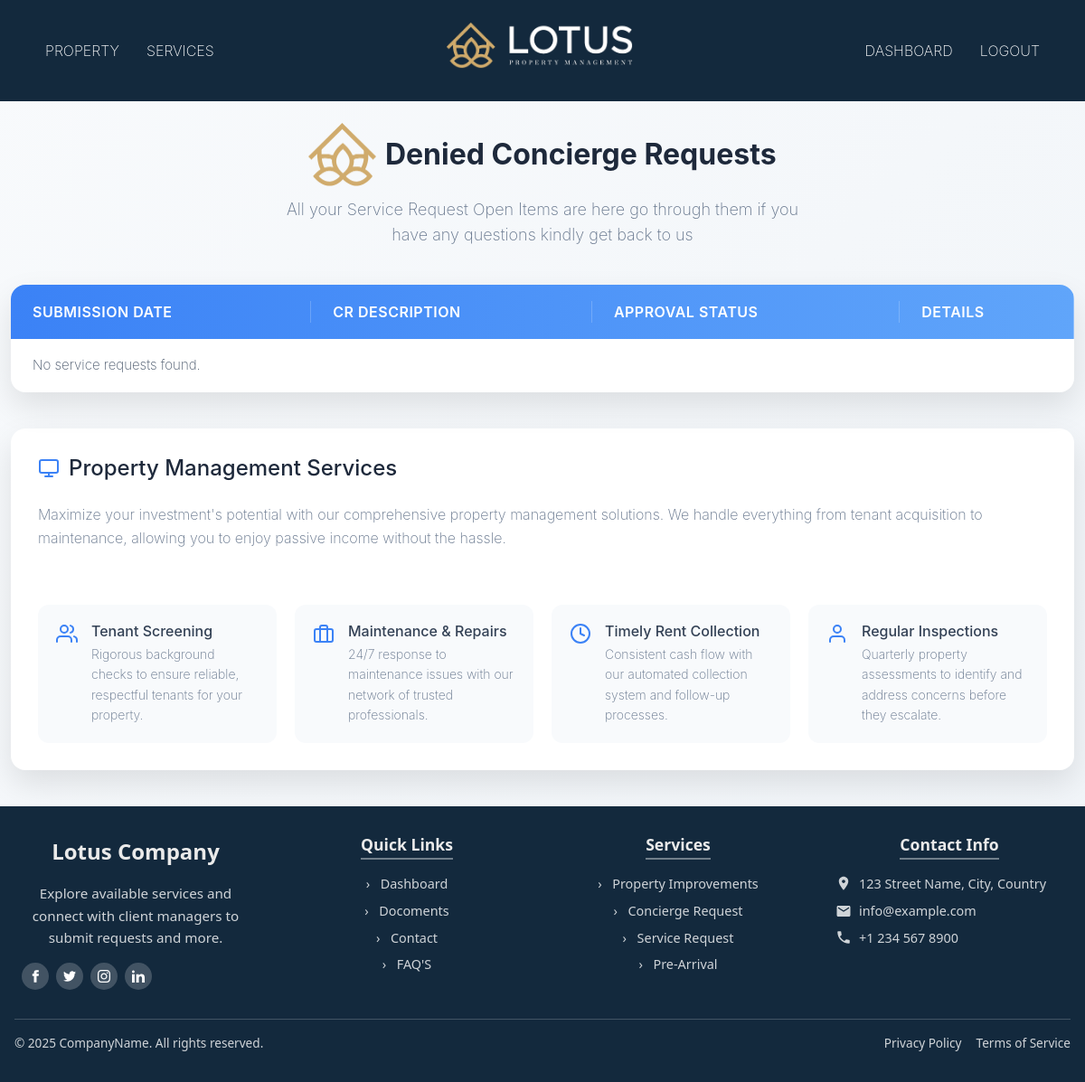
/denied_concierge_services (signed in), run on an earlier commit of the app's database.
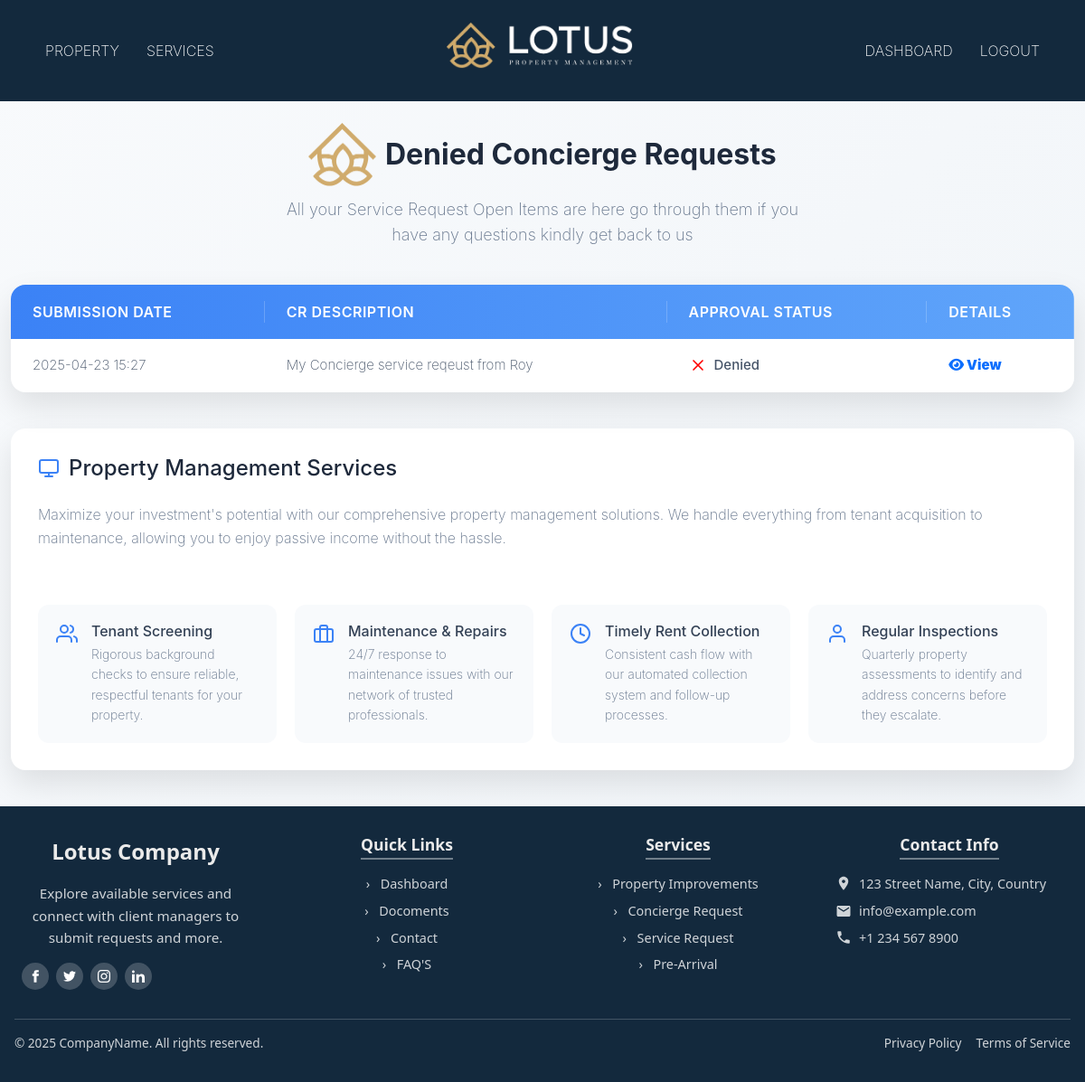
And on a later commit of the database.
### servicedetails/models.py (models this page shows, shortened)
class ConciergeServiceRequest(models.Model):
    STATUS_CHOICES = [
        ('pending', 'Pending'),
        ('open', 'Open'),
        ('completed', 'Completed'),
        ('denied', 'Denied'),
    ]
    user = models.ForeignKey(Client, on_delete=models.CASCADE)
    description = models.TextField()
    status = models.CharField(max_length=10, choices=STATUS_CHOICES, default='open')
    vendor = models.ForeignKey(Vendor, on_delete=models.SET_NULL, null=True, blank=True)
    created_at = models.DateTimeField(auto_now_add=True)
    completation_denied_date = models.DateField(blank=True, null=True)
    cost = models.BigIntegerField(default=0)

### mainapp/views.py (the view)
# urls.py: path('denied_concierge_services', denied_concierge_services, name='denied_concierge_services'),  # ✅ Added service request URL
def denied_concierge_services(request):
    client_id = request.session.get("client_id")
    if not client_id:
        return redirect("mainapp:client_login")
    try:
        client = Client.objects.get(id=client_id)
    except Client.DoesNotExist:
        return redirect("mainapp:client_login")
    service_requests = ConciergeServiceRequest.objects.filter(user=client, status='denied').order_by('-created_at')
    return render(request, 'services/concierge/denied_services.html', {'service_requests': service_requests})

### template/services/concierge/denied_services.html (shortened to what the changed rows need)
{% extends "outbase.html" %}
{% load static %}
{% block content %}
<link rel="stylesheet" href="https://cdnjs.cloudflare.com/ajax/libs/font-awesome/6.5.0/css/all.min.css">
    <div class="container">
        <div class="table-container">
            <table class="services-table">
                <thead>
                    <tr>
                        <th>Submission Date</th>
                        <th>CR Description</th>
                        <th>Approval Status</th>
                        <th>Details</th>
                    </tr>
                </thead>
                <tbody>
                    {% for request in service_requests %}
                    <tr class="{% if request.status == 'open' %}active{% endif %}">
                        <td class="cr-date">{{ request.created_at|date:"Y-m-d H:i" }}</td>
                        <td class="cr-description">{{ request.description }}</td>
                        <td class="cr-status availability-badge">
                            {% if request.status == 'completed' %}
                                <svg xmlns="http://www.w3.org/2000/svg" width="20" height="20" viewBox="0 0 24 24" fill="none" stroke="#10b981" stroke-width="2" stroke-linecap="round" stroke-linejoin="round"><polyline points="20 6 9 17 4 12"></polyline></svg>
                                Completed
                            {% elif request.status == 'pending' %}
                                <svg xmlns="http://www.w3.org/2000/svg" width="20" height="20" viewBox="0 0 24 24" fill="none" stroke="orange" stroke-width="2" stroke-linecap="round" stroke-linejoin="round"><circle cx="12" cy="12" r="10"></circle></svg>
                                Pending
                            {% elif request.status == 'denied' %}
                                <svg xmlns="http://www.w3.org/2000/svg" width="20" height="20" viewBox="0 0 24 24" fill="none" stroke="red" stroke-width="2" stroke-linecap="round" stroke-linejoin="round"><line x1="18" y1="6" x2="6" y2="18"></line><line x1="6" y1="6" x2="18" y2="18"></line></svg>
                                Denied
                            {% else %}
                                <svg xmlns="http://www.w3.org/2000/svg" width="20" height="20" viewBox="0 0 24 24" fill="none" stroke="#6b7280" stroke-width="2" stroke-linecap="round" stroke-linejoin="round"><circle cx="12" cy="12" r="10"></circle></svg>
                                Open
                            {% endif %}
                        </td>
                        <td>
                            <a href="#" class="btn-outline-primary" title="View" onclick="openCRModal(this)">
                                <i class="fa-solid fa-eye"><b> View </b></i>
                            </a>
                        </td>
                    </tr>
                    {% empty %}
                    <tr>
                        <td colspan="4">No service requests found.</td>
                    </tr>
                    {% endfor %}
                </tbody>
            </table>
        </div>
        <div class="service-details">
            <h2>
                Property Management Services
            </h2>
        </div>
    </div>
{% endblock content %}

What changed in the data, as far as the page shows it:
now on this page (row edited): ConciergeServiceRequest: created_at "2025-04-23 15:27", description "My Concierge service reqeust from Roy", status "denied" (drawn)
Also different on the page:
text no longer shown: "No service requests found."
